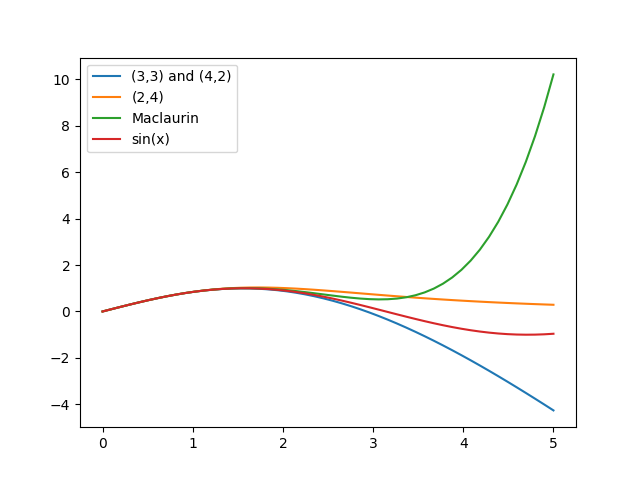

Write Python code to recreate this figure.
import matplotlib.pyplot as plt
import numpy as np

def driver():
    x = np.linspace(0,5)
    f = lambda x: np.sin(x)
    a = lambda x: (x-(7*x**3)/60)/(1+x**2/20)
    b = lambda x: x/(1+x**2/6 + (7*x**4)/360)
    t = lambda x: x - x**3/6 + x**5 /120
    plt.plot(x,a(x),label = "(3,3) and (4,2)")
    plt.plot(x,b(x),label = "(2,4)")
    plt.plot(x,t(x), label = "Maclaurin")
    plt.plot(x,f(x),label = "sin(x)")
    plt.legend()
    plt.savefig("problem1.png")
driver()